Frame 1 (no input): blank canvas, image omitted
Frame 60 (the mouse pressed at the canvas centre just before this capture): blank canvas, image omitted
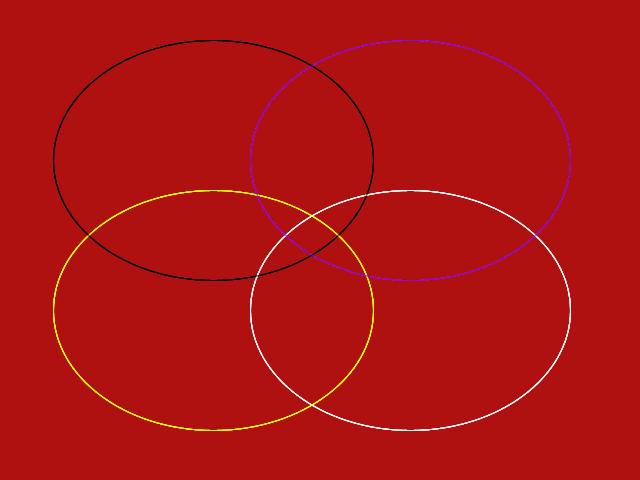
Frame 120 (the mouse held since frame 60 and released just before this capture)

The Processing sketch whose frames 1 and 60 were blank and that drew this single picture after the mouse press (run headless with seeded random() and noise(); from frame 60 on, the mouse is pressed at the canvas centre):

// Processing sketch: sketch_may20e1
// ── sketch_may20e1.pde
// First pedorrin Processing Program
// By Dalton

int r1;
int g1;
int b1;
int r2;
int g2;
int b2;
int r3;
int g3;
int b3;
int r4;
int g4;
int b4;

void setup() {

size(640,480);
background(175,16,16);

r1=255;
g1=255;
b1=255;

r2=0;
g2=0;
b2=0;

r3=255;
g3=255;
b3=0;

r4=145;
g4=60;
b4=200;

}

void draw() {
  
  smooth();
  noFill();
  
  stroke(r1, g1, b1, 20); 
  ellipse(213, 160, mouseX, mouseY);
  
  stroke(r4, g4, b4, 20); 
  ellipse(410,160, mouseX, mouseY);
  
  stroke(r2, g2, b2, 20);
  ellipse(410, 310, mouseX, mouseY);
  
  stroke(r3, g3, b3, 20);
  ellipse(213, 310, mouseX, mouseY);

  r1=r1-5;
  g1=g1-5;
  b1=b1-5;
  
  r2=r2+5;
  g2=g2+5;
  b2=b2+5;  
  
  b3=b3-5;
  g4=g4-5;  
 
  
}
  
